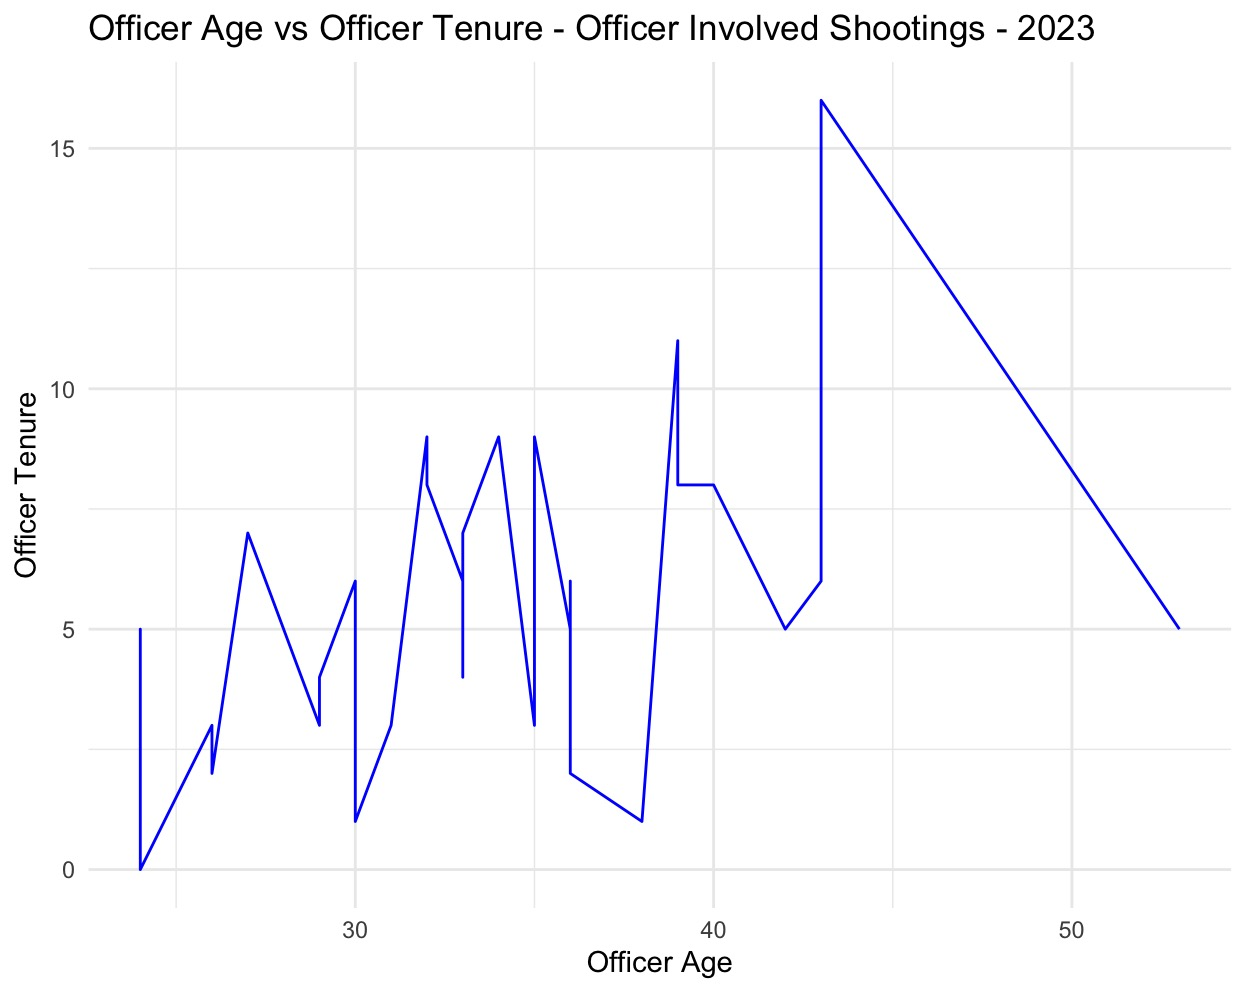

Write the R code that produced this figure.
read.csv("/Users/kelsey/Desktop/LIS 5318 Visual Analytics/JaxShootingData2023.csv")
df <- read.csv("/Users/kelsey/Desktop/LIS 5318 Visual Analytics/JaxShootingData2023.csv")
head(df)
install.packages("ggplot2")
library("ggplot2")
library(ggplot2)
ggplot(df, aes(x = OfficerAge, y = OfficerTenure)) + geom_line(color = "blue") + labs(x = "Officer Age", y = "Officer Tenure", title = "Officer Age vs Officer Tenure - Officer Involved Shootings - 2023") + theme_minimal()
df_summary <- df %>%
  group_by(Subjectshot, Fatal) %>%
  summarize(count = n())
library(dplyr)
df_summary <- df %>%
  group_by(Subjectshot, Fatal) %>%
  summarize(count = n())
ggplot(df_summary, aes(x = SubjectShot, y = count, fill = Fatal)) +
  geom_bar(stat = "identity", position = "dodge", alpha = 0.7) +
  labs(x = "Subject Shot", y = "Count", title = "Officer Involved Shootings - 2023") +
  theme_minimal()
df <- read.csv("/Users/kelsey/Desktop/LIS 5318 Visual Analytics/JaxShootingData2023.csv")
install.packages("ggplot2")
library(ggplot2)
library(dplyr)
df_summary <- df %>%
  group_by(Subjectshot, Fatal) %>%
  summarize(count = n())
ggplot(df_summary, aes(x = Subjectshot, y = count, fill = Fatal)) +
  geom_bar(stat = "identity", position = "dodge", alpha = 0.7) +
  labs(x = "Subject Shot", y = "Count", title = "Officer Involved Shootings - 2023") +
  theme_minimal()
